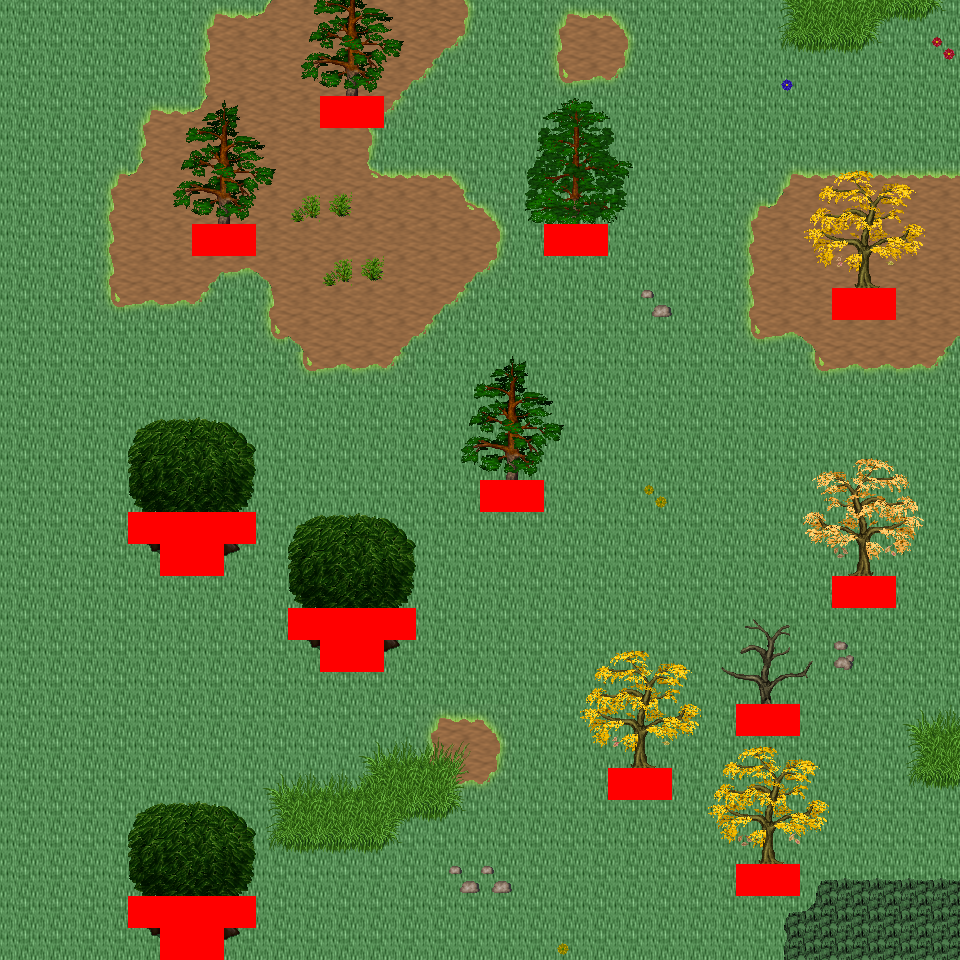

Below is a game level as drawn by its tile map, then a one-line description and the .tmx that defines it (tile-layer data replaced by summaries):
An orthogonal 30x30 tile map with 32x32 px tiles, 6 tile layers (Ground, Object, Object2, Above, ...), 33 tilesets and 4 objects (4x mapExit).

<map version="1.0" orientation="orthogonal" renderorder="right-down" width="30" height="30" tilewidth="32" tileheight="32" nextobjectid="5">
  <tileset firstgid="1" name="tileset_logic_collision" tilewidth="32" tileheight="32" tilecount="1" columns="1">
    <image source="../drawable/tileset_logic_collision.png" width="32" height="32" />
  </tileset>
  <tileset firstgid="2" name="tileset_ground_ground" tilewidth="32" tileheight="32" tilecount="33" columns="3">
    <image source="../drawable/tileset_ground_ground.png" width="96" height="352" />
  </tileset>
  <tileset firstgid="35" name="tileset_building_house_3" tilewidth="32" tileheight="32" tilecount="48" columns="6">
    <image source="../drawable/tileset_building_house_3.png" width="192" height="256" />
  </tileset>
  <tileset firstgid="83" name="tileset_building_house_chalet" tilewidth="32" tileheight="32" tilecount="56" columns="7">
    <image source="../drawable/tileset_building_house_chalet.png" width="224" height="256" />
  </tileset>
  <tileset firstgid="139" name="tileset_terrain_grassland" tilewidth="32" tileheight="32" tilecount="88" columns="8">
    <image source="../drawable/tileset_terrain_grassland.png" width="256" height="352" />
  </tileset>
  <tileset firstgid="227" name="tileset_ground_grass_edges" tilewidth="32" tileheight="32" tilecount="36" columns="12">
    <image source="../drawable/tileset_ground_grass_edges.png" width="384" height="96" />
  </tileset>
  <tileset firstgid="263" name="tileset_ground_grass_corners" tilewidth="32" tileheight="32" tilecount="24" columns="6">
    <image source="../drawable/tileset_ground_grass_corners.png" width="192" height="128" />
  </tileset>
  <tileset firstgid="287" name="tileset_ground_grass_2" tilewidth="32" tileheight="32" tilecount="21" columns="3">
    <image source="../drawable/tileset_ground_grass_2.png" width="96" height="224" />
  </tileset>
  <tileset firstgid="308" name="tileset_plant_tree_fall_trees" tilewidth="32" tileheight="32" tilecount="40" columns="8">
    <image source="../drawable/tileset_plant_tree_fall_trees.png" width="256" height="160" />
  </tileset>
  <tileset firstgid="348" name="tileset_plant_tree_pine_tree" tilewidth="32" tileheight="32" tilecount="20" columns="4">
    <image source="../drawable/tileset_plant_tree_pine_tree.png" width="128" height="160" />
  </tileset>
  <tileset firstgid="368" name="tileset_plant_tree_pine_tree_1" tilewidth="32" tileheight="32" tilecount="20" columns="4">
    <image source="../drawable/tileset_plant_tree_pine_tree_1.png" width="128" height="160" />
  </tileset>
  <tileset firstgid="388" name="tileset_plant_tree_tree_darkgreen" tilewidth="32" tileheight="32" tilecount="88" columns="8">
    <image source="../drawable/tileset_plant_tree_tree_darkgreen.png" width="256" height="352" />
  </tileset>
  <tileset firstgid="476" name="tileset_plant_tree_evergreen" tilewidth="32" tileheight="32" tilecount="36" columns="3">
    <image source="../drawable/tileset_plant_tree_evergreen.png" width="96" height="384" />
  </tileset>
  <tileset firstgid="512" name="tileset_plant_tree_dead_tree_3" tilewidth="32" tileheight="32" tilecount="16" columns="4">
    <image source="../drawable/tileset_plant_tree_dead_tree_3.png" width="128" height="128" />
  </tileset>
  <tileset firstgid="528" name="tileset_plant_stump_hollow_logs" tilewidth="32" tileheight="32" tilecount="6" columns="3">
    <image source="../drawable/tileset_plant_stump_hollow_logs.png" width="96" height="64" />
  </tileset>
  <tileset firstgid="534" name="tileset_plant_stump_stump_purple" tilewidth="32" tileheight="32" tilecount="4" columns="2">
    <image source="../drawable/tileset_plant_stump_stump_purple.png" width="64" height="64" />
  </tileset>
  <tileset firstgid="538" name="tileset_plant_leaves" tilewidth="32" tileheight="32" tilecount="8" columns="4">
    <image source="../drawable/tileset_plant_leaves.png" width="128" height="64" />
  </tileset>
  <tileset firstgid="546" name="tileset_building_door_brown_door" tilewidth="32" tileheight="32" tilecount="3" columns="1">
    <image source="../drawable/tileset_building_door_brown_door.png" width="32" height="96" />
  </tileset>
  <tileset firstgid="549" name="tileset_item_pot_barrel_with_flower" tilewidth="32" tileheight="32" tilecount="2" columns="2">
    <image source="../drawable/tileset_item_pot_barrel_with_flower.png" width="64" height="32" />
  </tileset>
  <tileset firstgid="551" name="tileset_ground_rock_pebbles" tilewidth="32" tileheight="32" tilecount="3" columns="1">
    <image source="../drawable/tileset_ground_rock_pebbles.png" width="32" height="96" />
  </tileset>
  <tileset firstgid="554" name="tileset_plant_mushroom3" tilewidth="32" tileheight="32" tilecount="2" columns="2">
    <image source="../drawable/tileset_plant_mushroom3.png" width="64" height="32" />
  </tileset>
  <tileset firstgid="556" name="tileset_plant_bush_large_green" tilewidth="32" tileheight="32" tilecount="9" columns="3">
    <image source="../drawable/tileset_plant_bush_large_green.png" width="96" height="96" />
  </tileset>
  <tileset firstgid="565" name="tileset_plant_flower_daisy_blue" tilewidth="32" tileheight="32" tilecount="8" columns="2">
    <image source="../drawable/tileset_plant_flower_daisy_blue.png" width="64" height="128" />
  </tileset>
  <tileset firstgid="573" name="tileset_plant_flower_daisy_red" tilewidth="32" tileheight="32" tilecount="8" columns="2">
    <image source="../drawable/tileset_plant_flower_daisy_red.png" width="64" height="128" />
  </tileset>
  <tileset firstgid="581" name="tileset_plant_flower_daisy_white" tilewidth="32" tileheight="32" tilecount="8" columns="2">
    <image source="../drawable/tileset_plant_flower_daisy_white.png" width="64" height="128" />
  </tileset>
  <tileset firstgid="589" name="tileset_plant_flower_daisy_yellow" tilewidth="32" tileheight="32" tilecount="8" columns="2">
    <image source="../drawable/tileset_plant_flower_daisy_yellow.png" width="64" height="128" />
  </tileset>
  <tileset firstgid="597" name="tileset_plant_flower_stone_edge_beds" tilewidth="32" tileheight="32" tilecount="24" columns="8">
    <image source="../drawable/tileset_plant_flower_stone_edge_beds.png" width="256" height="96" />
  </tileset>
  <tileset firstgid="621" name="tileset_logic_creature_human_evil" tilewidth="32" tileheight="32" tilecount="16" columns="8">
    <image source="../drawable/tileset_logic_creature_human_evil.png" width="256" height="64" />
  </tileset>
  <tileset firstgid="637" name="tileset_logic_creature_animal" tilewidth="32" tileheight="32" tilecount="32" columns="8">
    <image source="../drawable/tileset_logic_creature_animal.png" width="256" height="128" />
  </tileset>
  <tileset firstgid="669" name="tileset_ground_tall_grass" tilewidth="32" tileheight="32" tilecount="15" columns="5">
    <image source="../drawable/tileset_ground_tall_grass.png" width="160" height="96" />
  </tileset>
  <tileset firstgid="684" name="tileset_logic_creature_reptile" tilewidth="32" tileheight="32" tilecount="7" columns="7">
    <image source="../drawable/tileset_logic_creature_reptile.png" width="224" height="32" />
  </tileset>
  <tileset firstgid="691" name="tileset_logic_creature_fowl" tilewidth="32" tileheight="32" tilecount="6" columns="6">
    <image source="../drawable/tileset_logic_creature_fowl.png" width="192" height="32" />
  </tileset>
  <tileset firstgid="697" name="tileset_object_stone_well" tilewidth="32" tileheight="32" tilecount="6" columns="2">
    <image source="../drawable/tileset_object_stone_well.png" width="64" height="96" />
  </tileset>
  <layer name="Ground" width="30" height="30">
    <data>[900 cells, 900 non-empty, 3 distinct tile ids]</data>
  </layer>
  <layer name="Object" width="30" height="30">
    <data>[900 cells, 111 non-empty, 27 distinct tile ids]</data>
  </layer>
  <layer name="Object2" width="30" height="30">
    <data>[900 cells, 91 non-empty, 35 distinct tile ids]</data>
  </layer>
  <layer name="Above" width="30" height="30">
    <data>[900 cells, 142 non-empty, 60 distinct tile ids]</data>
  </layer>
  <layer name="Above2" width="30" height="30">
    <data>[900 cells, 26 non-empty, 26 distinct tile ids]</data>
  </layer>
  <layer name="Walkable" width="30" height="30">
    <data>[900 cells, 36 non-empty, 1 distinct tile ids]</data>
  </layer>
  <objectgroup name="MapEvents">
    <object id="1" name="north" type="mapExit" x="0" y="0" width="960" height="32">
      <properties>
        <property name="map" value="level_0_x17_y9" />
        <property name="x" value="0" />
        <property name="y" value="28" />
      </properties>
    </object>
    <object id="2" name="south" type="mapExit" x="0" y="928" width="160" height="32">
      <properties>
        <property name="map" value="level_0_x17_y11" />
        <property name="x" value="0" />
        <property name="y" value="1" />
      </properties>
    </object>
    <object id="3" name="south2" type="mapExit" x="224" y="928" width="736" height="32">
      <properties>
        <property name="map" value="level_0_x17_y11" />
        <property name="x" value="7" />
        <property name="y" value="1" />
      </properties>
    </object>
    <object id="4" name="east" type="mapExit" x="928" y="0" width="32" height="960">
      <properties>
        <property name="map" value="level_0_x18_y10" />
        <property name="x" value="1" />
        <property name="y" value="0" />
      </properties>
    </object>
  </objectgroup>
</map>
